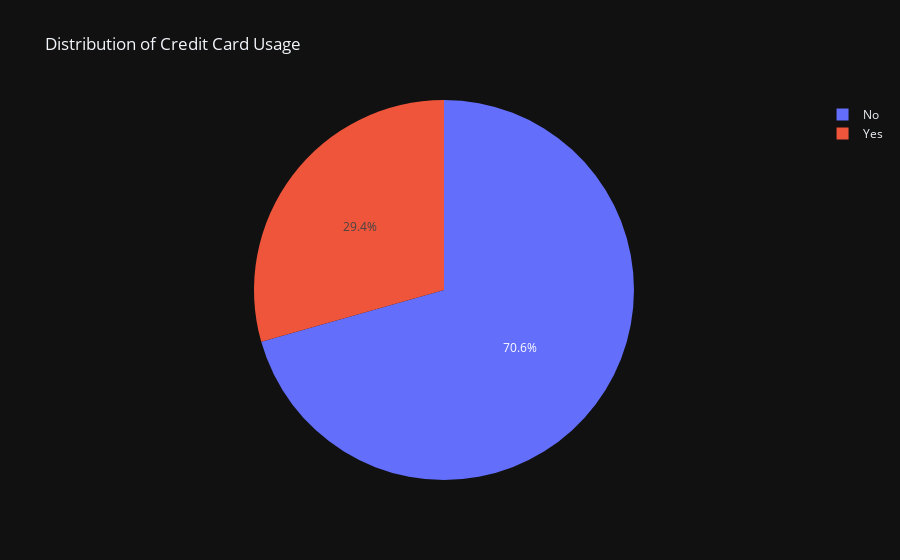

The notebook cell saved with this chart:
### Code cell
credit_card_not = data['CreditCard'] == 0
credit_card_not = credit_card_not.sum()
credit_card_yes = data['CreditCard'] == 1
credit_card_yes = credit_card_yes.sum()
fig = px.pie(names=['Yes', 'No'], values=[credit_card_yes, credit_card_not], title='Distribution of Credit Card Usage')
fig.show()

### Figure 1 — Plotly figure (JSON) as saved in the notebook; plotly's stock layout.template omitted (floating-point values rounded to 4 significant figures)
{"data": [{"domain": {"x": [0.0, 1.0], "y": [0.0, 1.0]}, "hovertemplate": "label=%{label}<br>value=%{value}<extra></extra>", "labels": ["Yes", "No"], "legendgroup": "", "name": "", "showlegend": true, "values": [1470, 3530], "type": "pie"}], "layout": {"legend": {"tracegroupgap": 0}, "title": {"text": "Distribution of Credit Card Usage"}}}
